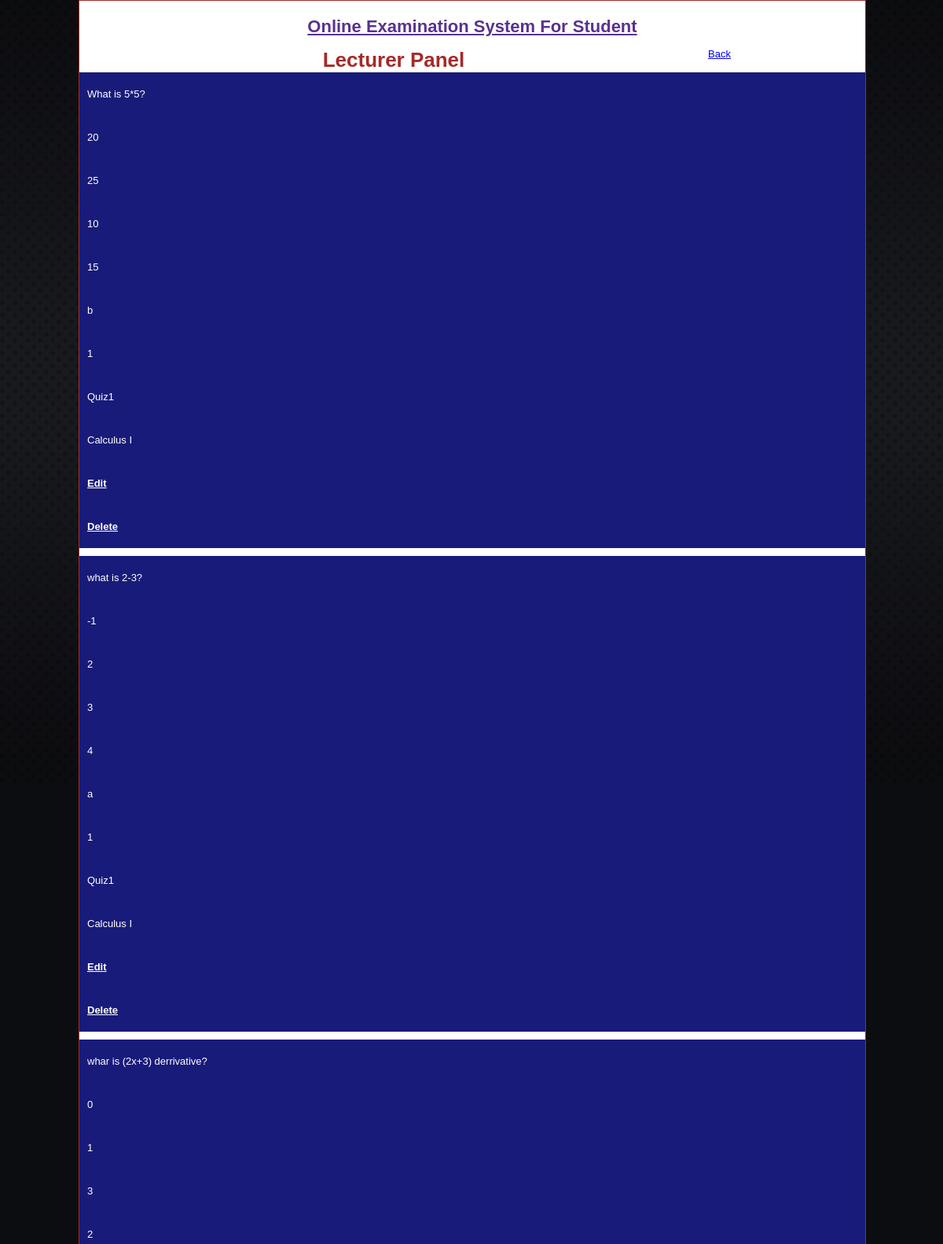
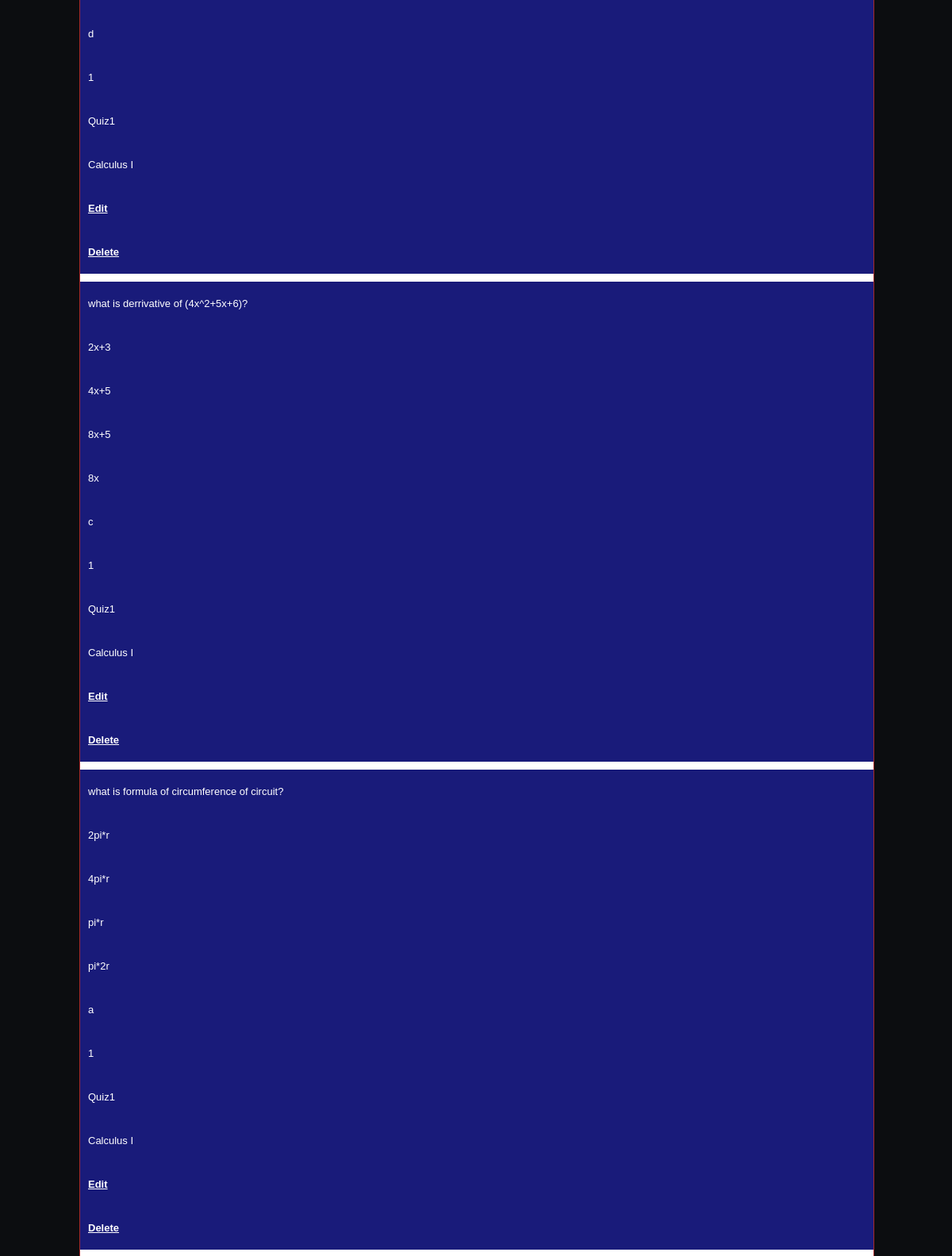
Screenshot of /Teacher/updateQuestion.php (signed in, upper part) with the database file from the repository (2 pictures, top to bottom).
### tables this page shows
CREATE TABLE IF NOT EXISTS `questions` (
  `question_id` int(8) NOT NULL AUTO_INCREMENT,
  `question` varchar(500) NOT NULL,
  `answer_a` varchar(300) NOT NULL,
  `answer_b` varchar(300) NOT NULL,
  `answer_c` varchar(300) NOT NULL,
  `answer_d` varchar(300) NOT NULL,
  `correct_answer` varchar(300) NOT NULL,
  `point` double NOT NULL,
  `quiz_id` int(8) NOT NULL,
  PRIMARY KEY (`question_id`),
  UNIQUE KEY `in_question_id` (`question_id`),
  KEY `fk_qz_id` (`quiz_id`)
);

CREATE TABLE IF NOT EXISTS `quizs` (
  `quiz_id` int(8) NOT NULL AUTO_INCREMENT,
  `quiz_name` varchar(30) NOT NULL,
  `subject_id` int(3) NOT NULL,
  `faculty_id` int(2) NOT NULL,
  `course_id` int(2) NOT NULL,
  PRIMARY KEY (`quiz_id`),
  UNIQUE KEY `in_quiz_id` (`quiz_id`),
  KEY `fk_std_id_1` (`faculty_id`),
  KEY `fk_subj_id` (`subject_id`),
  KEY `fk_course_id` (`course_id`)
);

CREATE TABLE IF NOT EXISTS `subjects` (
  `subject_id` int(3) NOT NULL AUTO_INCREMENT,
  `subject_name` varchar(50) NOT NULL,
  `credit` int(2) NOT NULL,
  `faculty_id` int(2) NOT NULL,
  `course_id` int(2) NOT NULL,
  `lecturer_number` int(8) NOT NULL,
  PRIMARY KEY (`subject_id`),
  UNIQUE KEY `in_subject_id` (`subject_id`),
  KEY `fk_std_id` (`faculty_id`),
  KEY `fk_course_id_1` (`course_id`),
  KEY `fk_lecturer_number` (`lecturer_number`)
);

### Teacher/updateQuestion.php (the view, shortened to what this page needs)
<?php
if (!isset($_SESSION['username']) || (trim($_SESSION['username']) == '')) {
    header("location:index.php");
    exit();
}
else
{
?>
<?php include_once('include/header.php');?>
<body>
<div class="wrapper">
<div class="container">
<?php include_once('include/header1.php');?>
<div class="login">
<center><h1 style="color:brown;">Lecturer Panel</h1></center>
 <?php
 $lecturer_number=$_SESSION['lecturer_number'];
 $query=mysql_query("select * from questions q, quizs q1, subjects s where q.quiz_id=q1.quiz_id and q1.subject_id=s.subject_id and s.lecturer_number=$lecturer_number")or die(mysql_error);
 while($rowfetch=mysql_fetch_array($query))
 {
 ?>
<div class="admin-here">
<div class="data">
<?php echo $rowfetch['question'];
?>
</div>
<div class="data">
<?php echo $rowfetch['answer_a'];
?>
</div>
<div class="data">
<?php echo $rowfetch['answer_b'];
?>
</div>
<div class="data">
<?php echo $rowfetch['answer_c'];?>
</div>
<div class="data">
<?php echo $rowfetch['answer_d'];?>
</div>
<div class="data">
<?php echo $rowfetch['correct_answer'];?>
</div>
<div class="data">
<?php echo $rowfetch['point'];?>
</div>
<div class="data">
<?php echo $rowfetch['quiz_name'];?>
</div>
<div class="data">
<?php echo $rowfetch['subject_name'];?>
</div>
<div class="data">
<a href="editQuestion.php?question_id=<?php echo $rowfetch['question_id'];?>">Edit</a>
</div>
<div class="data">
<a href="deleteQuestion.php?question_id=<?php echo $rowfetch['question_id'];?>">Delete</a>
</div>
</div>
 <?php
 }
 ?>
 </div>
 <a href="admin.php">Back</a>
<?php
}
?>
</body>
</html>

### css/style.css (style rules this page uses)
* { margin:0px; padding:0px; }
body { line-height:1.5em; color:#039; background:#ccc; font-family:times new roman; font-size:14px; }
.wrapper { width:1000px; margin:0 auto; }
.container { float:left; width:1000px; height:auto; background:#fff; border:1px solid brown; }
.login { float:left; width:800px; height:auto; }
.admin-here { float:left; width:1000px; height:auto; background:#191B7A; color:#fff; margin-bottom:10px; }
.admin-here .data { padding-top:20px; padding-bottom:20px; float:left; width:1000px; margin-left:10px; }
.admin-here .data a { text-decoration:underline; color:#fff; font-weight:bold; }

### css/styles.css (style rules this page uses)
body { color:black; background:url('img/bg.jpg') repeat-x #0c0d10; font:13px "Lucida Sans Unicode",Arial,Helvetica,sans-serif; }

### rows the page displays
questions: question "What is 5*5?", answer_a "20", answer_b "25", answer_c "10", answer_d "15", correct_answer "b", point "1", quiz.quiz_name "Quiz1", subjects.subject_name "Calculus I"
questions: question "what is 2-3?", answer_a "-1", answer_b "2", answer_c "3", answer_d "4", correct_answer "a", point "1", quiz.quiz_name "Quiz1", subjects.subject_name "Calculus I"
questions: question "whar is (2x+3) derrivative?", answer_a "0", answer_b "1", answer_c "3", answer_d "2", correct_answer "d", point "1", quiz.quiz_name "Quiz1", subjects.subject_name "Calculus I"
questions: question "what is derrivative of (4x^2+5x+6)?", answer_a "2x+3", answer_b "4x+5", answer_c "8x+5", answer_d "8x", correct_answer "c", point "1", quiz.quiz_name "Quiz1", subjects.subject_name "Calculus I"
questions: question "what is formula of circumference of circuit?", answer_a "2pi*r", answer_b "4pi*r", answer_c "pi*r", answer_d "pi*2r", correct_answer "a", point "1", quiz.quiz_name "Quiz1", subjects.subject_name "Calculus I"
